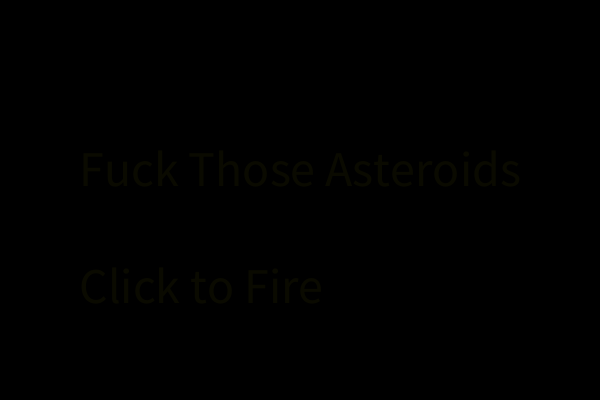
Frame 1 (no input)
Frame 60 (the mouse pressed at the canvas centre just before this capture): identical to frame 1, image omitted
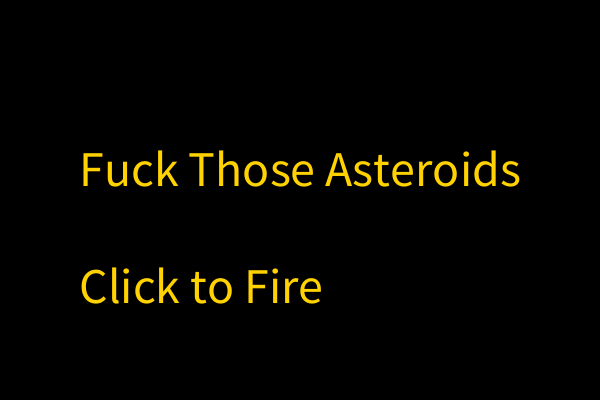
Frame 120 (the mouse held since frame 60 and released just before this capture)

The Processing sketch that drew these frames (run headless with seeded random() and noise(); from frame 60 on, the mouse is pressed at the canvas centre):

// Processing sketch: processing_92887
// ── processing_92887.pde

GameController controller; 
  
  
  void setup()
  {
    size(600, 400);
    smooth();
    
    controller = new GameController();
  }
   
  void draw()
  {
    controller.play();
  }
   
  void mousePressed()
  {
    controller.notify("mousePressed");
  }
 
  void mouseMoved()
  {
    controller.notify("mouseMoved");
  }
 
  
   
   
 
 
class Asteroid extends GameElement {
  /**
   * Constructor
   *
   * @param coordinateX initial x coordinate
   * @param coordinateY initial y coordinate
   */ 
  public Asteroid(int coordinateX, int coordinateY) {
    elementX = coordinateX;
    elementY = coordinateY;
    elementWidth = 20;
    elementHeight = 20;
  }
   
  /**
   * Implements the abstract method draw()
   */  
   public void draw() {
    // draws the asteorid
    ellipseMode(CORNERS);
    stroke(255,0,0);
    fill(elementY, elementY/2, 0);
    ellipse(elementX, elementY, elementX + elementWidth, elementY + elementHeight);
     
    // moves the asteroid
    elementY++;
  }
}
 
class Bullet extends GameElement {
  /**
   * Constructor
   */ 
  public Bullet(int coordinateX, int coordinateY) {
    elementX = coordinateX;
    elementY = coordinateY;
    elementWidth = 4;
    elementHeight = 10;
  }
  /**
   * This method draws the bullet.
   * Implements the abstract method draw();
   */ 
  public void draw() {
    // draws the bullet
    ellipseMode(CORNERS);
    stroke(255,0,0);
    fill(255, elementY,15);
    ellipse(elementX, elementY, elementX + elementWidth, elementY + elementHeight);
     
    // moves the bullet upwards
    elementY = elementY - 3;
  }
}
class Cannon extends GameElement {
   
  private ArrayList<Bullet> bullets; // stored fired bullets
   
  /**
   * Constructor
   */
  public Cannon() {
    bullets = new ArrayList<Bullet>();
    elementWidth = 4;
    elementHeight = 15;
  }
 
  /**
   * Getter method. Returns fired bullets list
   *
   * @return bullets
   */ 
  public ArrayList<Bullet> getBullets() {
    return bullets;
  }
   
  /**
   * This method draws the cannon.
   * Implements the abstract method draw()
   */
  public void draw() {
    int bulletsCounter = bullets.size();
 
    fill(224);
    stroke(120);
    rect(elementX - elementWidth / 2, elementY, elementWidth, elementHeight);
     
    for(int i = bulletsCounter - 1; i >= 0 ; i--) {
      Bullet bullet = bullets.get(i);
      if(bullet.getElementY() < 0)
        bullets.remove(bullet);
      bullet.draw();
    }
  }
   
  public boolean hitTheTarget(GameElement target) {
    boolean hit = false;
    int bulletsCounter = bullets.size();
 
    for(int i = bulletsCounter - 1; i >= 0 && !hit ; i--) {
      Bullet bullet = bullets.get(i);
         
      if(bullet.checkCollision(target)) {
        bullets.remove(bullet);
        hit = true;
      }
    }
    return hit;
  }
   
  public ArrayList targetHit(ArrayList targets) {
    ArrayList hit = new ArrayList();
    int targetsCounter = targets.size();
    for(int i = 0; i < targetsCounter; i++) {
      GameElement target = (GameElement) targets.get(i);
      if(hitTheTarget(target))
        hit.add(target);
    }
    return hit;
  }
   
  public void update(String event){
    super.update(event);   
    // if mouse pressed fires a new bullet
    if(event.equals("mousePressed")) {
      bullets.add(new Bullet(elementX, elementY-5));
    }
  }
 
}
class GameAction<T> {
     
    public void execute(){
    }
     
}
class GameController {
  // Game elements
  private GameRectangle scoreRectangle; 
  private SpaceShip ship;
  private Cannon shipLeftCannon;
  private Cannon shipRightCannon;
  private ArrayList<Asteroid> asteroids; 
  private int asteroidsCounter;
  private boolean gameOver;
  private boolean gameStarted; 
  private String resultMessage;
  private String startMessage;
  private String restartMessage; 
  
  /**
   * Constructor
   */
  public GameController(){
    scoreRectangle = new GameRectangle(0, 0, width, 30, color(224));
    startMessage = "Fuck Those Asteroids\n\nClick to Fire";
    restartMessage = "Restart";
    gameOver = true;
    gameStarted = false;
  }
   
  public void start() { 
    asteroidsCounter = 100; // number of asteroids to destroy
     
    // Creates the spaceship and engages the cannons
    ship = new SpaceShip(width/2, height - 20);
    shipLeftCannon = new Cannon();
    shipRightCannon = new Cannon();
    ship.addLeftCannon(shipLeftCannon);
    ship.addRightCannon(shipRightCannon);
     
    // Initially creates 30 asteroids
    asteroids = new ArrayList<Asteroid>();
    for(int i = 0; i < 30; i ++) {
      int coordinateX = (int) random(5, width - 40);
      int coordinateY = -50*i;
      asteroids.add(new Asteroid(coordinateX, coordinateY));
    }
    gameOver = false;
    gameStarted = true;
  }
   
  private void end(){
    if(asteroids.size() > 0)
      resultMessage = "Yer Fucked";
    else
      resultMessage = "You Fucked Those Asteroids";
              
    gameOver = true;
  }
   
  private void showStartMessage(){
      fill(mouseX+10,mouseY+10,0);
      textSize(50);
      text(startMessage, (width - textWidth(startMessage))/2, (height - 28)/2);
  }
 
  private void showResult(){
      fill(mouseX+10,mouseY+10,0);
      textSize(40);
      text(resultMessage, (width - textWidth(resultMessage))/2, (height - 26)/2);
      textSize(14);
      text(restartMessage, (width - textWidth(restartMessage))/2, (height + 40)/2);
  }
   
  public void play(){
    background(0);
 
    if(!gameOver) {
 
      ArrayList asteroidHit;
 
      ship.draw();
      
      asteroidHit = shipLeftCannon.targetHit(asteroids);
      replaceAsteroidHit(asteroidHit);
      asteroidHit = shipRightCannon.targetHit(asteroids);
      replaceAsteroidHit(asteroidHit);
       
      if (asteroids.size() == 0)
        end();
      else {
        for(int i = 0; i < asteroids.size(); i++) {
          Asteroid asteroid = asteroids.get(i);  
       
          if(asteroid.getElementY()>height || asteroid.checkCollision(ship))
            end();
          else
            asteroid.draw();
        }
      }
      // shows remaining asteroids
      scoreRectangle.draw();
      stroke(255,0,0);
      fill(150, 75, 0);
      ellipse(10, 10, 20, 20);
      fill(0,0,0);
      textSize(15);
      text(asteroidsCounter+29, 30, 20);
    }
    else {
      if (gameStarted)
        showResult();
      else
        showStartMessage();
    }
  }
   
  private void replaceAsteroidHit(ArrayList hit) {
    if(hit != null) {
      for(int i = 0; i < hit.size(); i++) {
        Asteroid asteroid = (Asteroid) hit.get(i);
        asteroids.remove(asteroid);
        asteroidsCounter--;
        if(asteroidsCounter > 0) {
          int coordinateX = (int) random(20, width - 20);
          int coordinateY = -50*i - 100;
          asteroids.add(new Asteroid(coordinateX, coordinateY));       
        }
      } 
    } 
  }
   
  public void notify(String event) {
    if((gameOver && event=="mousePressed") && (mouseX<width/2) && (mouseY>height/2))
 
      start();          
    else if(gameStarted)
      ship.update(event);
  }
   
 
}
 
 
abstract class GameElement {
  protected int elementX, elementY;           // element coordinates
  protected int elementWidth, elementHeight; // element size
  protected String event = "";
  private GameAction action;
   
 
  public void setAction(GameAction action){
    this.action = action;
  } 
   
  public void executeAction(){
    if(action != null)
      action.execute();
  }
 
  
 /**
  * Getter method. Returns the x coordinate of the element.
  *
  * @return elementX
  */ 
  public int getElementX(){
    return elementX;
  }
 /**
  * Getter method. Returns the y coordinate of the element.
  *
  * @return elementY
  */ 
  public int getElementY(){
    return elementY;
  }
 /**
  * Getter method. Returns the width of the element.
  *
  * @return elementWidth
  */ 
  public int getElementWidth(){
    return elementWidth;
  }
 /**
  * Getter method. Returns the height of the element.
  *
  * @return elementHeight
  */ 
  public int getElementHeight(){
    return elementHeight;
  }
 /**
  * Getter method. Returns the lefmost x.
  *
  * @return leftmost x
  */ 
  public int getLeftmostX(){
    return elementX;
  }
 /**
 1 * Getter method. Returns the rightmost x.
  *
  * @return rightmost x
  */ 
  public int getRightmostX(){
    return elementX + elementWidth;
  }
  /**
  * Getter method. Returns higher y.
  *
  * @return higher y
  */ 
  public int getHigherY(){
    return elementY;
  }
  /**
  * Getter method. Returns higher y.
  *
  * @return higher y
  */ 
  public int getLowerY(){
    return elementY + elementHeight;
  }
 
  /**
   * Setter method. Sets the x coordinate of the element.
   *
   * @param coordinateX x coordinate to set
   */
  public void setElementX(int coordinateX){
    elementX = coordinateX;
  }
  /**
   * Setter method. Sets the y coordinate of the element.
   *
   * @param coordinateY y coordinate to set
   */
  public void setElementY(int coordinateY){
    elementY = coordinateY;
  }
 
  /**
   * Setter method. Sets the width of the element.
   *
   * @param width Width to set
   */
  public void setElementWidth(int width){
    elementWidth = width;
  }
  /**
   * Setter method. Sets the y coordinate of the element.
   *
   * @param coordinateY y coordinate to set
   */
  public void setElementHeight(int height){
    elementHeight = height;
  }
 
  /**
   * This method checks whether the element collides with another element
   *
   * @param otherElement Element for which is checked the collision
   */
  public boolean checkCollision(GameElement otherElement){
    if(
        (
          ( getLeftmostX() >= otherElement.getLeftmostX() && getLeftmostX()  <= otherElement.getRightmostX() )
          ||
          ( otherElement.getLeftmostX() >= getLeftmostX()  &&  otherElement.getLeftmostX() <= getRightmostX() )
        )
        &&
        (
          (getHigherY() >= otherElement.getHigherY() && getHigherY()  <= otherElement.getLowerY())
          ||
          (otherElement.getHigherY() >= getHigherY() && otherElement.getHigherY() <= getLowerY())
        )
    ){
      executeAction();
      return true;
    }
    else
      return false;
  }
   
  public void update(String event){
    this.event = event;   
  }
   
  abstract public void draw();
 
}
class GameRectangle extends GameElement {
  private color elementColor;
   
  public GameRectangle (int leftTopX, int leftTopY, int gameWidth, int gameHeight, color fill){
    elementX = leftTopX;
    elementY = leftTopY;
    elementWidth = gameWidth;
    elementHeight = gameHeight;
    elementColor = fill;
  }
   
  public void draw(){
    fill(136,136,136);
    rect(elementX, elementY, elementWidth, elementHeight);
  }
 
}
class SpaceShip extends GameElement {
  private Cannon leftCannon; 
  private Cannon rightCannon; 
 
  /**
   * Constructor
   */
  public SpaceShip (int startX, int startY) {
    elementX = startX;
    elementY = startY;
    elementWidth = 50;
    elementHeight = 25;
  }
   
  /**
   * This method anchors the left cannon to the ship
   * @param cannon The cannon to be anchored
   */
  public void addLeftCannon(Cannon cannon){
    leftCannon = cannon;
  }
   
  /**
   * This method anchors the right cannon to the ship
   * @param cannon The cannon to be anchored
   */
  public void addRightCannon(Cannon cannon){
    rightCannon = cannon;
  }
 
  /**
   * This method draws the ship and its cannons
   */
  public void draw() {
    // draws the ship
    noFill();
    stroke(120,mouseX/2,mouseX*2+50);
    triangle(elementX-elementWidth/2, elementY, elementX+elementWidth/2, elementY, elementX, elementY - elementHeight);
     
    // draws the left cannon if there
    if(leftCannon != null){
       
      leftCannon.setElementX(elementX-elementWidth/2);
      leftCannon.setElementY(elementY - elementHeight/2);
       
      leftCannon.draw();
    }
 
    // draws the right cannon if there
    if(rightCannon != null){
       
      rightCannon.setElementX(elementX+elementWidth/2);
      rightCannon.setElementY(elementY - elementHeight/2);
       
      rightCannon.draw();
    }
 
  }
  /*
   * This method is overridden to move the ship and update the cannons
   *
   */ 
  public void update(String event){
    super.update(event);
     
    if(leftCannon != null)
      leftCannon.update(event);
    if(rightCannon != null)
      rightCannon.update(event);
     
    // moves the ship
    if(mouseX < elementWidth / 2)
      elementX = elementWidth / 2;
    else if(mouseX > width - elementWidth / 2)
      elementX = width - elementWidth / 2;
    else
      elementX = mouseX;
  }
   
 /**
  * This method is overridden.
  *
  * @return leftmost x
  */ 
  public int getLeftmostX(){
    return elementX - elementWidth / 2;
  }
 /**
  * This method is overridden.
  *
  * @return rightmost x
  */ 
  public int getRightmostX(){
    return elementX + elementWidth/2;
  }
  /**
  * This method is overridden
  *
  * @return higher y
  */ 
  public int getHigherY(){
    return elementY - (int) (elementHeight/1.5);
  }
  /**
  * This method is overridden
  *
  * @return higher y
  */ 
  public int getLowerY(){
    return elementY;
  }
 
   
}
